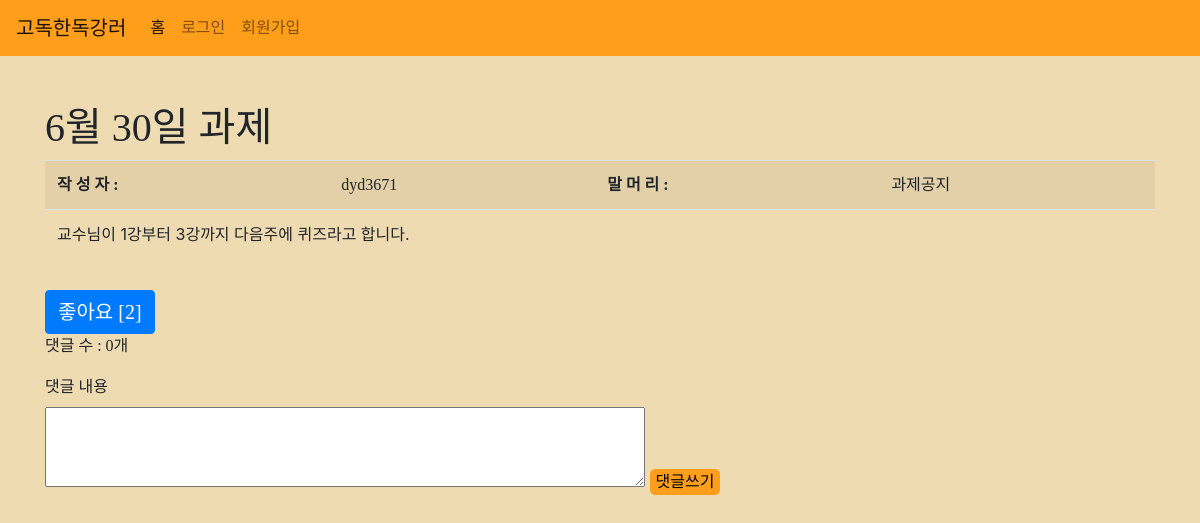
The app's page /classes/show/8/ with its own data.
### posts/models.py (models this page shows, shortened)
class TimeStampedModel(Model):
    created_at = DateTimeField(auto_now_add=True)
    updated_at = DateTimeField(auto_now=True)
    class Meta:
        abstract = True

class Post(TimeStampedModel):
    classname = ForeignKey(Class, on_delete=CASCADE)
    user = ForeignKey(User, on_delete=CASCADE)
    category = CharField(max_length=200)
    title = CharField(max_length=200)
    content = TextField()
    view_count = models.IntegerField(default=0) # 조회수
    likes = ManyToManyField(User, related_name="liked_users")
    is_top = BooleanField(default=False)
    def comments(self):
        return Comment.objects.filter(post=self)

### classes/views.py (the view)
# urls.py: path('show/<int:id>/', views.show, name="show"),
def show(request, id):
    post = get_object_or_404(Post, pk=id)
    default_view_count = post.view_count
    post.view_count = default_view_count + 1
    post.save()
    class_id = request.GET.get('class_id')
    return render(request, 'classes/show.html', {'post': post, 'class_id': class_id})

### classes/templates/classes/show.html (shortened to what this page needs)
{% extends 'base.html' %}
{% block content %}
<br><br>
<div class="container">
   <h1 style="font-family: 'locus_sangsang';">{{ post.title }}</h1>
    <table class="table table-striped">
        <tbody>
            <tr>
                <th style="font-family: 'locus_sangsang';">작 성 자 : </th>
                <td style="font-family: 'NanumSquareRound';">{{ post.user }}</td>
                 <th style="font-family: 'locus_sangsang';">말 머 리 : </th>
                <td style="font-family: 'NanumSquareRound';">{{ post.category }}</td>
            </tr>
            <tr>
                <div class="col-12">
                <td colspan="12" style="text-align:left">{{ post.content|linebreaks }}</td>
                </div>
            </tr>
        </tbody>
</table>
<div>
{% if user in post.likes.all %}
    <a href="{% url 'classes:like_toggle' post.id %}" class="btn btn-primary" style="font-family: 'locus_sangsang'; font-size: 20px;">좋아요 취소 [{{ post.likes.count }}]</a>
{% else %}
    <a href="{% url 'classes:like_toggle' post.id %}" class="btn btn-primary" style="font-family: 'locus_sangsang'; font-size: 20px;">좋아요 [{{ post.likes.count }}]</a>
{% endif %}
</div>
<p style="font-family: 'NanumSquareRound';">댓글 수 : {{ post.comments.count }}개</p>
<form action="{% url 'classes:create_comment' post.id %}" method="POST">
        <label style="font-family: 'NanumSquareRound';">댓글 내용</label><br>
        <textarea style="width:600px; height:80px; align-content: center;" name="message" required></textarea>
        <input type="submit" value="댓글쓰기" style="font-family: 'NanumSquareRound'; background-color: #FF9E1B; border-width: 0; border-radius: 5px;">
</form>
</div>
{% endblock %}

### solitude/static/solitude/css/style.css (style rules this page uses)
body { background-color: rgb(239, 219, 178) !important; }

### records on screen
Post: title "6월 30일 과제", user "dyd3671", category "과제공지", content "교수님이 1강부터 3강까지 다음주에 퀴즈라고 합니다.", likes.count "2", comments.count "0"
